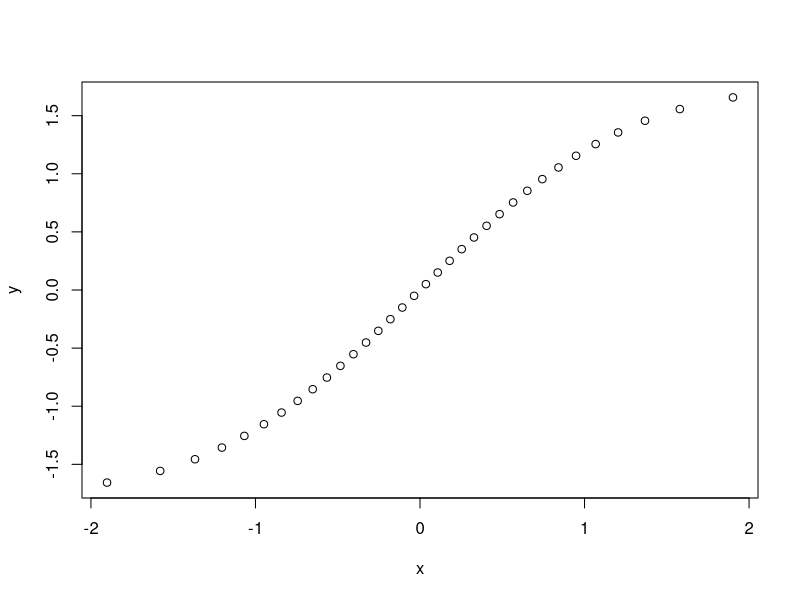
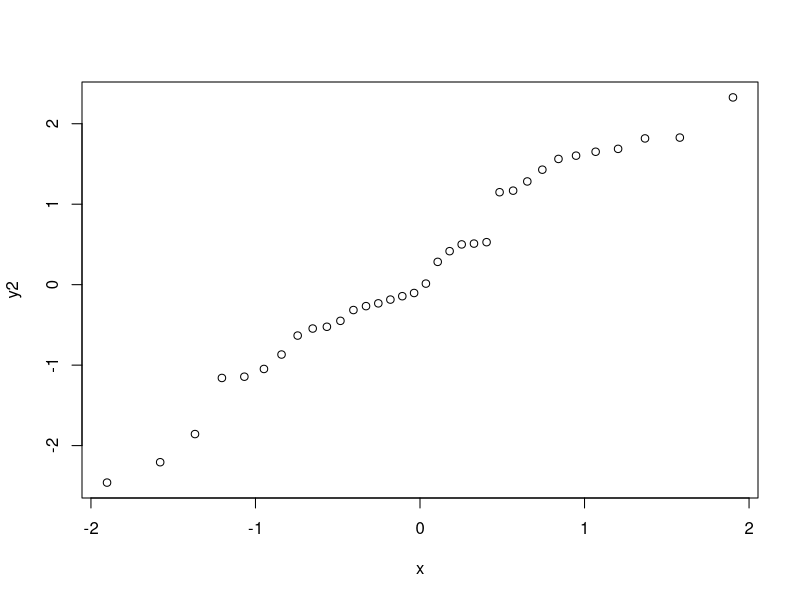
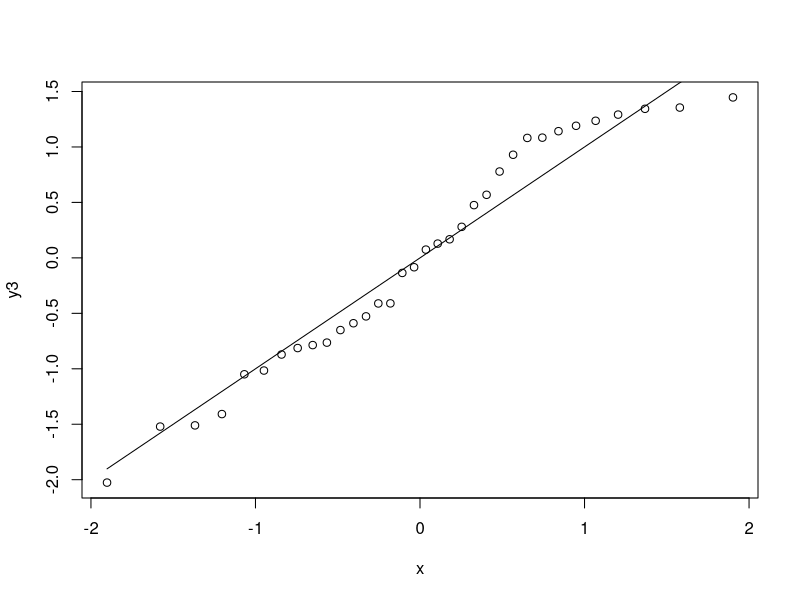

These figures' R source, in order:
a<-1:34
a
a2<-a/35
a2
x<-qnorm(a2) #正規分布していた場合の、ｚ得点（低い順に並べた）
x
y<-scale(1:34) #本当の得点を低い順番に並べたものをz得点化
plot(x,y) #本当の得点が正規分布に近ければ、y=xの直線上に並ぶはずだ。 

y<-rnorm(34,0,1)
y2<-sort(y)
plot(x,y2)

y<-runif(34,-1,1)
y3<-scale(sort(y))
plot(x,y3)
hoge<-function(x){y=x}
curve(hoge,add=TRUE)
